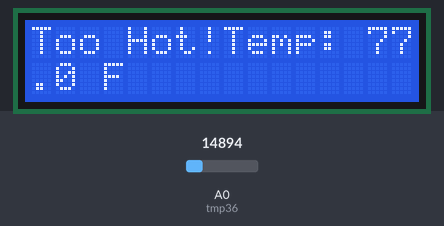
The program below on a simulated CircuitPython board. Parts: 16×2 character LCD. The test bench sets the inputs (shaded band); at power-on: A0 (tmp36) = 14894 (analog values on the 0–65535 scale).

Above: at 1.2 s.
1.3 s: A0 (tmp36) set to 14672
At 3.9 s:
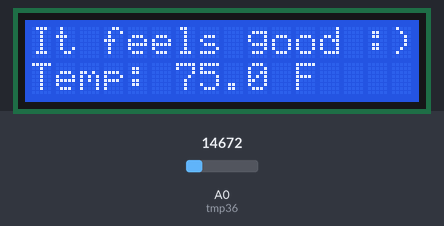
5.4 s: A0 (tmp36) set to 12957
At 8.1 s:
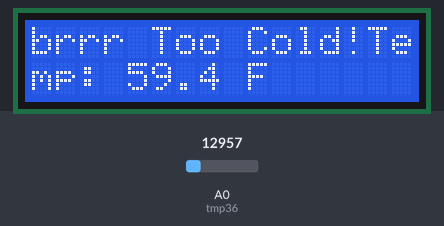
9.5 s: A0 (tmp36) set to 16085
At 12.8 s:
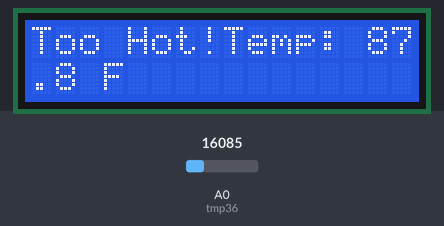
Timing chart, 0 to 14.3 s (numbered marks = the images above; inputs shaded):
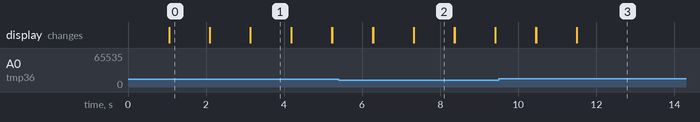

Measured:
- the behaviour switches between 14688 and 14672 on A0 (tmp36) (found by bisection; images 0 and 1)
- after the input at 1.3 s, the display: first changes after 0.79 s (image 1 shows a later state)
- after the input at 5.4 s, the display: first changes after 0.87 s (image 2 shows a later state)
- after the input at 9.5 s, the display: first changes after 0.95 s (image 3 shows a later state)
- what the display in image 1 shows lasts 1.1 s, from 3.1 s to 4.2 s

The program:

temp_sens.py
```python
import time
import board
import analogio
from lcd.lcd import LCD
from lcd.i2c_pcf8574_interface import I2CPCF8574Interface

# Initialize the TMP36 sensor and the I2C LCD screen
tmp36 = analogio.AnalogIn(board.A0)
i2c = board.I2C()
lcd = LCD(I2CPCF8574Interface(i2c, 0x27), num_rows=2, num_cols=16)


def tmp36_temperature_C(analogin):
    millivolts = analogin.value * (analogin.reference_voltage * 1000 / 65535)
    return (millivolts - 500) / 10

# Define the desired temperature range
min_temp = 70
max_temp = 75

while True:
    # Read the temperature from the TMP36 sensor
    temp_c = tmp36_temperature_C(tmp36)
    temp_f = (temp_c * 9 / 5) + 32

    # Print the temperature
    lcd.print("Temp: {:.1f} F".format(temp_f))
    time.sleep(1)
    lcd.clear()


    # Print a message on line 2 of the LCD screen depending on the temperature
    if temp_f >= min_temp and temp_f <= max_temp:
        lcd.print("It feels good :)")
    elif temp_f < min_temp:
        lcd.print("brrr Too Cold!")
    elif temp_f <= 69.9 and temp_f >= 69.0:
        lcd.print ("Damn its sexy")
    else:
        lcd.print("Too Hot!")
```
